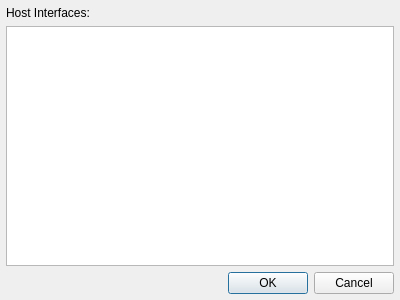
<ui version="4.0" >
 <author></author>
 <comment></comment>
 <exportmacro></exportmacro>
 <class>HostInterfaceDialogUI</class>
 <widget class="QDialog" name="HostInterfaceDialogUI" >
  <property name="geometry" >
   <rect>
    <x>0</x>
    <y>0</y>
    <width>400</width>
    <height>300</height>
   </rect>
  </property>
  <property name="sizePolicy" >
   <sizepolicy>
    <hsizetype>7</hsizetype>
    <vsizetype>4</vsizetype>
    <horstretch>0</horstretch>
    <verstretch>0</verstretch>
   </sizepolicy>
  </property>
  <property name="windowTitle" >
   <string>Edit Host - Network Interfaces</string>
  </property>
  <layout class="QVBoxLayout" >
   <property name="margin" >
    <number>6</number>
   </property>
   <property name="spacing" >
    <number>6</number>
   </property>
   <item>
    <widget class="QLabel" name="label" >
     <property name="text" >
      <string>Host Interfaces:</string>
     </property>
    </widget>
   </item>
   <item>
    <widget class="QTableView" name="mTable" />
   </item>
   <item>
    <layout class="QHBoxLayout" >
     <property name="margin" >
      <number>0</number>
     </property>
     <property name="spacing" >
      <number>6</number>
     </property>
     <item>
      <spacer>
       <property name="orientation" >
        <enum>Qt::Horizontal</enum>
       </property>
       <property name="sizeHint" >
        <size>
         <width>131</width>
         <height>17</height>
        </size>
       </property>
      </spacer>
     </item>
     <item>
      <widget class="QPushButton" name="mOKButton" >
       <property name="text" >
        <string>OK</string>
       </property>
      </widget>
     </item>
     <item>
      <widget class="QPushButton" name="mCancelButton" >
       <property name="text" >
        <string>Cancel</string>
       </property>
      </widget>
     </item>
    </layout>
   </item>
  </layout>
 </widget>
 <resources/>
 <connections>
  <connection>
   <sender>mOKButton</sender>
   <signal>clicked()</signal>
   <receiver>HostInterfaceDialogUI</receiver>
   <slot>accept()</slot>
   <hints>
    <hint type="sourcelabel" >
     <x>278</x>
     <y>253</y>
    </hint>
    <hint type="destinationlabel" >
     <x>96</x>
     <y>254</y>
    </hint>
   </hints>
  </connection>
  <connection>
   <sender>mCancelButton</sender>
   <signal>clicked()</signal>
   <receiver>HostInterfaceDialogUI</receiver>
   <slot>reject()</slot>
   <hints>
    <hint type="sourcelabel" >
     <x>369</x>
     <y>253</y>
    </hint>
    <hint type="destinationlabel" >
     <x>179</x>
     <y>282</y>
    </hint>
   </hints>
  </connection>
 </connections>
</ui>
